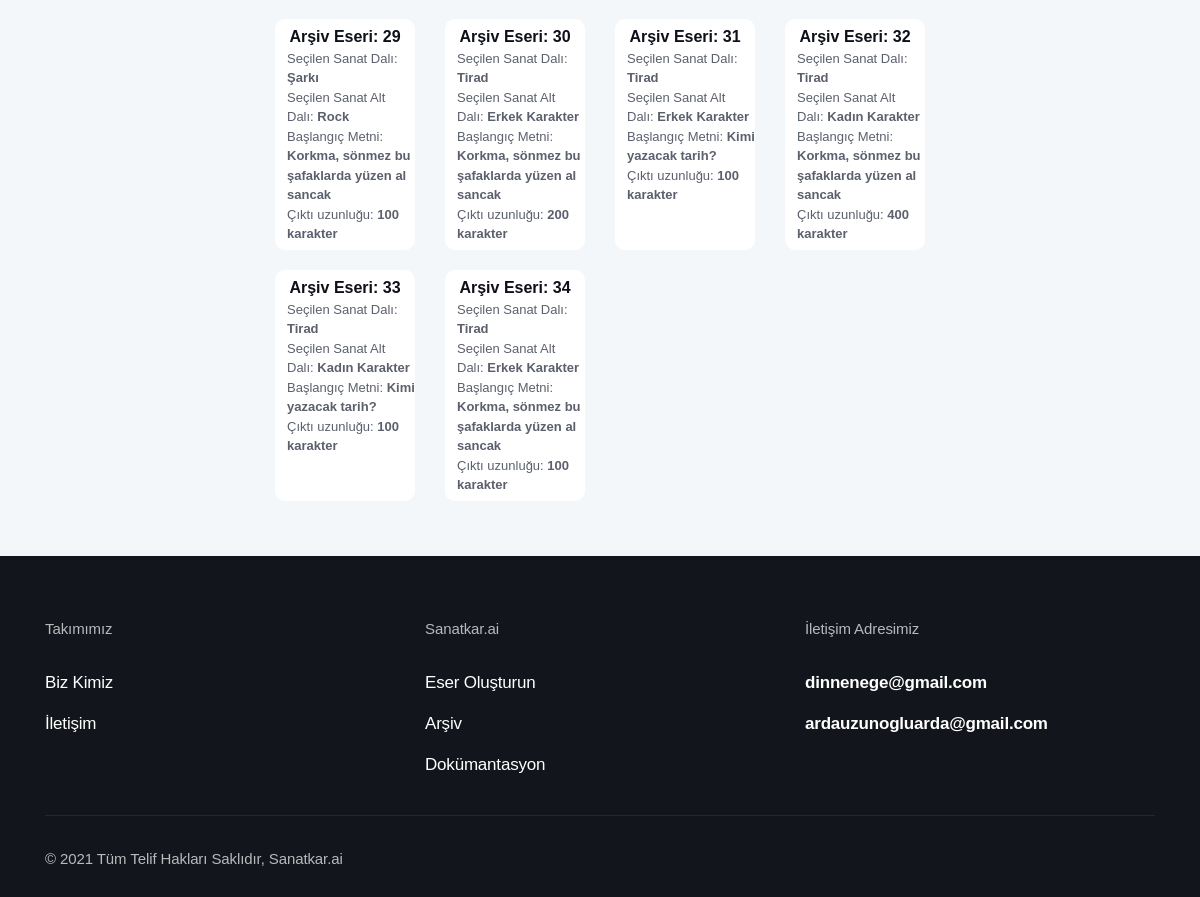
Page /archive (lower part) on the earlier database version.
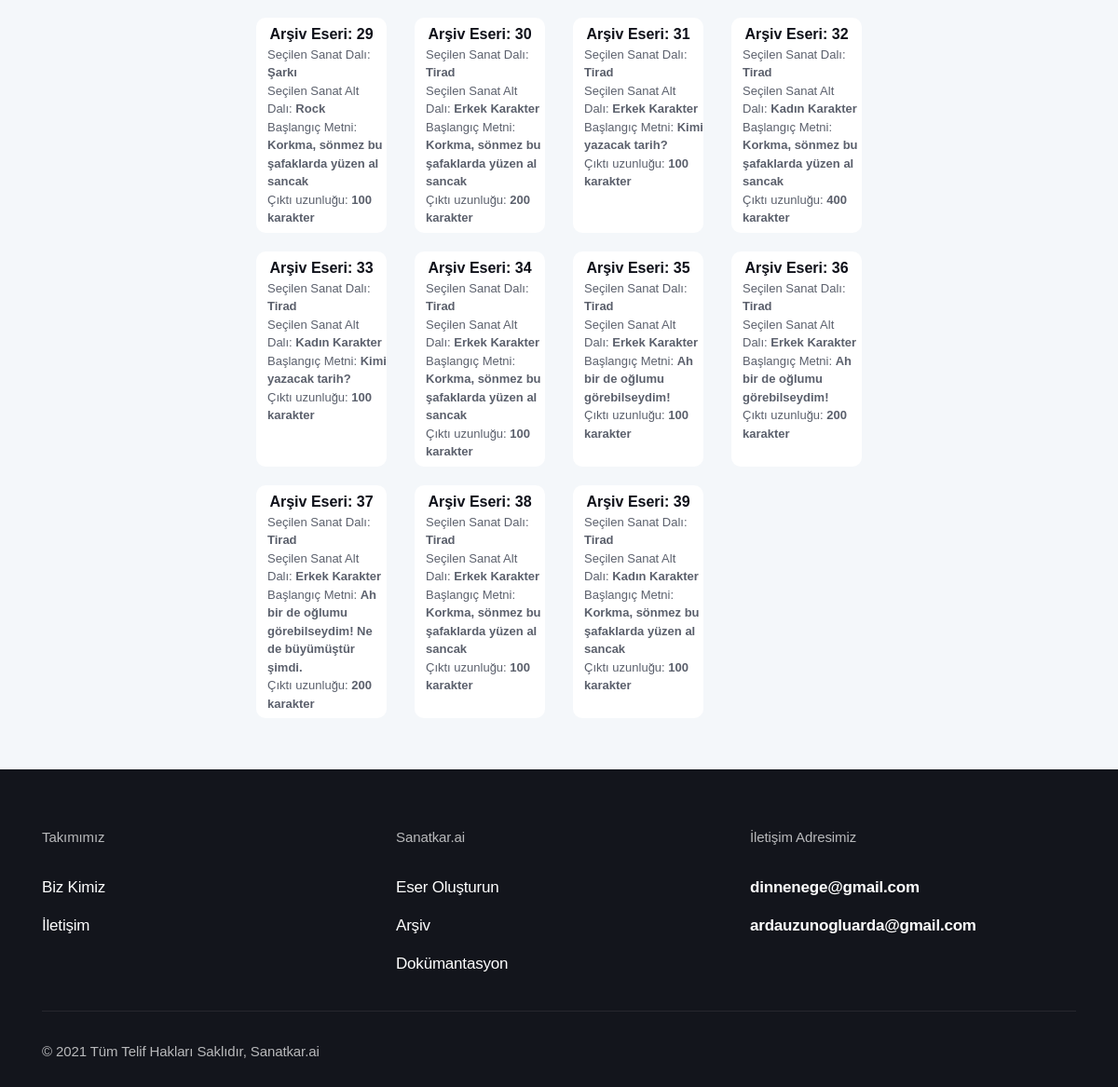
Same page on the later database version.
### app.py (models this page shows)
class Archive(db.Model):
    id = db.Column(db.Integer, primary_key=True)
    generated_text = db.Column(db.String(600))
    art_branch = db.Column(db.String(10))
    genre = db.Column(db.String(30))
    seed_input = db.Column(db.String(35))
    length_input = db.Column(db.String(3))

### app.py (the view)
@app.route("/archive")
def archive():
    archive = Archive.query.all()
    return render_template("archive.html", archive=archive)

### templates/archive.html (shortened to what this page needs)
<!DOCTYPE html>
<html lang="en">
<head>
  <link rel="stylesheet" href="{{ url_for('static', filename='css/bootstrap.css') }}">
  <link rel="stylesheet" href="{{ url_for('static', filename='fonts/icon-font/css/style.css') }}">
  <link rel="stylesheet" href="{{ url_for('static', filename='fonts/typography-font/typo.css') }}">
  <link rel="stylesheet" href="{{ url_for('static', filename='fonts/fontawesome-5/css/all.css') }}">
  <link rel="stylesheet" href="{{ url_for('static', filename='plugins/aos/aos.min.css') }}">
  <link rel="stylesheet" href="{{ url_for('static', filename='plugins/fancybox/jquery.fancybox.min.css') }}">
  <link rel="stylesheet" href="{{ url_for('static', filename='plugins/nice-select/nice-select.min.css') }}">
  <link rel="stylesheet" href="{{ url_for('static', filename='plugins/slick/slick.min.css') }}">
  <link rel="stylesheet" href="{{ url_for('static', filename='plugins/date-picker/css/gijgo.min.css') }}"
    type="text/css" />
  <link rel="stylesheet" href="{{ url_for('static', filename='plugins/theme-mode-switcher/switcher-panel.css') }}">
  <link rel="stylesheet" href="{{ url_for('static', filename='css/main.css') }}">
  <link rel="stylesheet" href="{{ url_for('static', filename='css/theme-mode-custom.css') }}">
  <link rel="stylesheet" href="https://cdnjs.cloudflare.com/ajax/libs/font-awesome/5.15.4/css/all.min.css">
</head>
<body data-theme="light">
  <div class="site-wrapper overflow-hidden">
    <div class="inner-banner pt-20 bg-default-2">
      <div class="container-fluid">
        <div class="row  justify-content-center pt-5">
          <div class="col-xl-8 col-lg-9">
            <div class="px-md-15 text-center">
              <div class="row flex-lg-fill">
                {% if archive == [] %}
                  <p class="gr-text-8 mb-8">Eser bulunamamıştır.</p>
                {% else %}
                  {% for archive_element in archive %}
                    <div class="col-lg-3 mb-7 col-12 btn-11">
                      <a class="d-block w-100 h-100 card archive-card pt-2" display href="/archive/{{archive_element.id}}">
                        Arşiv Eseri: <span id="archiveno" class="mt-1">{{archive_element.id}}</span>
                        <p class="archive-detail text-left pl-5 mb-2">Seçilen Sanat Dalı: <span>{{archive_element.art_branch}}</span><br>Seçilen Sanat Alt Dalı: <span>{{archive_element.genre}}</span><br>Başlangıç Metni: <span>{{archive_element.seed_input}}</span><br>Çıktı uzunluğu: <span>{{archive_element.length_input}} karakter</span></p>
                      </a>
                    </div>
                  {% endfor %}
                {% endif %}
              </div>
            </div>
          </div>
        </div>
      </div>
      <div class="bg-default-2 pb-17 pb-md-10 ">
      </div>
      <div class="footer-section dark-mode-texts bg-blackish-blue">
        <div class="container">
          <div class="footer-top pt-15">
            <div class="justify-content-center row">
              <div class="col-6 col-lg-4">
                <div class="single-footer mb-13 mb-lg-9">
                  <p class="footer-title gr-text-11 mb-7">Takımımız</p>
                  <ul class="footer-list list-unstyled">
                    <li class="py-2"><a class="gr-text-9 gr-text-color" href="/about">Biz Kimiz</a></li>
                    <li class="py-2"><a class="gr-text-9 gr-text-color" href="/contact">İletişim</a></li>
                  </ul>
                </div>
              </div>
              <div class="col-6 col-lg-4">
                <div class="single-footer mb-13 mb-lg-9">
                  <p class="footer-title gr-text-11 mb-7">Sanatkar.ai</p>
                  <ul class="footer-list list-unstyled">
                    <li class="py-2"><a class="gr-text-9 gr-text-color" href="/generator">Eser Oluşturun</a></li>
                    <li class="py-2"><a class="gr-text-9 gr-text-color" href="/archive">Arşiv</a></li>
                    <li class="py-2"><a class="gr-text-9 gr-text-color"
                        href="https://github.com/ardauzunoglu/sanatkar.ai">Dokümantasyon</a></li>
                  </ul>
                </div>
              </div>
              <div class="col-md-6 col-lg-4">
                <div class="single-footer mb-13 mb-lg-9">
                  <p class="footer-title gr-text-11 mb-7">İletişim Adresimiz</p>
                  <ul class="footer-list list-unstyled">
                    <li class="py-2"><a
                        class="gr-text-9 text-primary font-weight-bold hover-underline active text-white"
                        href="mailto:dinnenege@gmail.com">dinnenege@gmail.com</a></li>
                    <li class="py-2"><a
                        class="gr-text-9 text-primary font-weight-bold hover-underline active text-white"
                        href="mailto:ardauzunogluarda@gmail.com">ardauzunogluarda@gmail.com</a></li>
                  </ul>
                </div>
              </div>
            </div>
          </div>
          <div class="copyright-area border-top pt-9 pb-8">
            <div class="row align-items-center">
              <div class="col-lg-6">
                <p class="copyright-text gr-text-11 mb-6 mb-lg-0 gr-text-color-opacity text-center text-lg-left">
                  © 2021 Tüm Telif Hakları Saklıdır, Sanatkar.ai
                </p>
              </div>
            </div>
          </div>
        </div>
      </div>
    </div>
</body>
</html>

Differences in the rows shown:
added Archive: id "35", art_branch "Tirad", genre "Erkek Karakter", seed_input "Ah bir de oğlumu görebilseydim!", length_input "100"
added Archive: id "36", art_branch "Tirad", genre "Erkek Karakter", seed_input "Ah bir de oğlumu görebilseydim!", length_input "200"
added Archive: id "37", art_branch "Tirad", genre "Erkek Karakter", seed_input "Ah bir de oğlumu görebilseydim! Ne de büyümüştür şimdi.", length_input "200"
added Archive: id "38", art_branch "Tirad", genre "Erkek Karakter", seed_input "Korkma, sönmez bu şafaklarda yüzen al sancak", length_input "100"
added Archive: id "39", art_branch "Tirad", genre "Kadın Karakter", seed_input "Korkma, sönmez bu şafaklarda yüzen al sancak", length_input "100"
